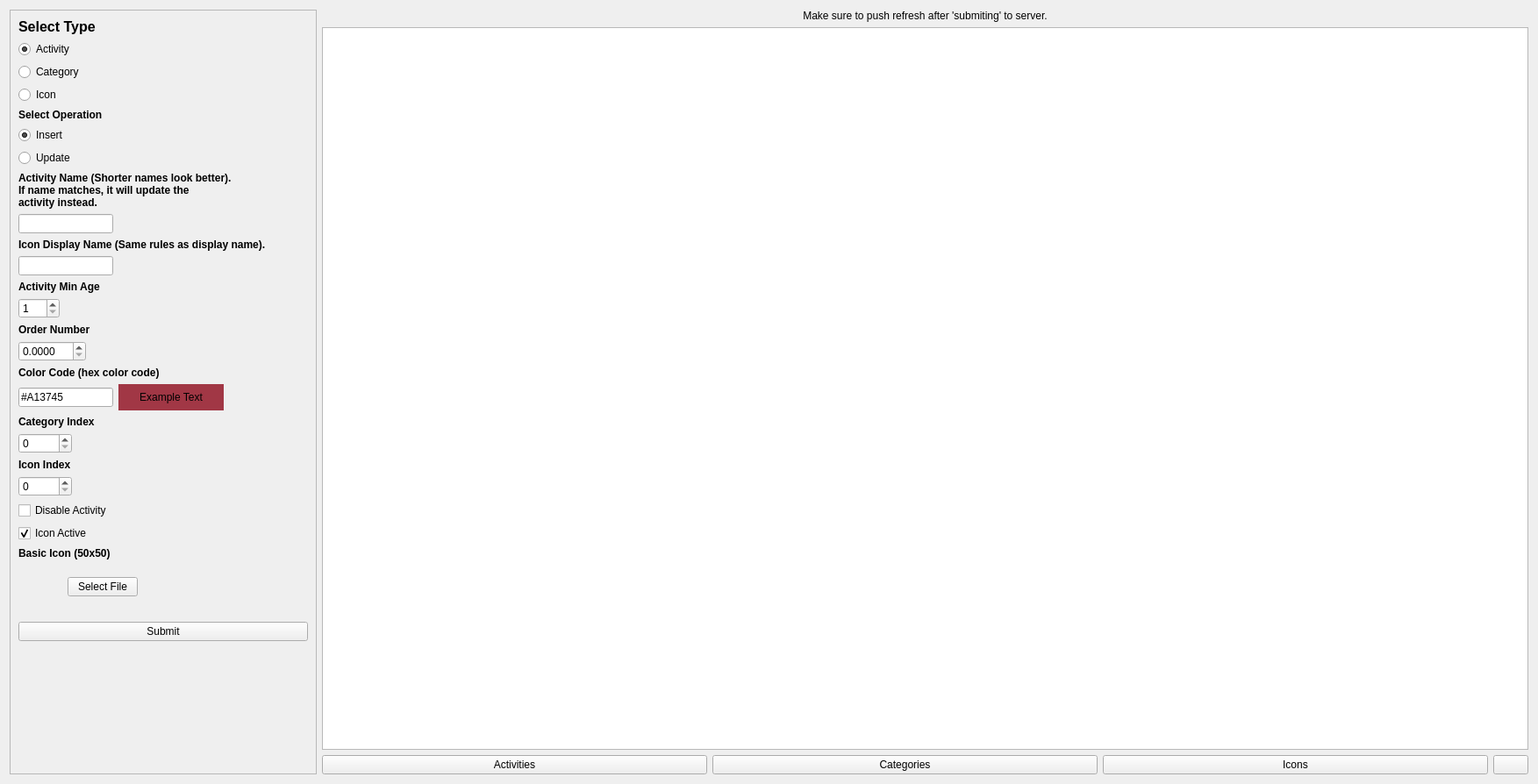
<?xml version="1.0" encoding="UTF-8"?>
<ui version="4.0">
 <class>SetFieldsWindow</class>
 <widget class="QWidget" name="SetFieldsWindow">
  <property name="geometry">
   <rect>
    <x>0</x>
    <y>0</y>
    <width>1753</width>
    <height>894</height>
   </rect>
  </property>
  <property name="windowTitle">
   <string>Set Fields Window</string>
  </property>
  <layout class="QHBoxLayout" name="horizontalLayout">
   <item>
    <widget class="QScrollArea" name="setFieldsScrollArea">
     <property name="sizePolicy">
      <sizepolicy hsizetype="Fixed" vsizetype="Expanding">
       <horstretch>0</horstretch>
       <verstretch>0</verstretch>
      </sizepolicy>
     </property>
     <property name="minimumSize">
      <size>
       <width>350</width>
       <height>0</height>
      </size>
     </property>
     <property name="horizontalScrollBarPolicy">
      <enum>Qt::ScrollBarAsNeeded</enum>
     </property>
     <property name="sizeAdjustPolicy">
      <enum>QAbstractScrollArea::AdjustIgnored</enum>
     </property>
     <property name="widgetResizable">
      <bool>true</bool>
     </property>
     <widget class="QWidget" name="setFieldsScrollAreaWidgetContents">
      <property name="geometry">
       <rect>
        <x>0</x>
        <y>0</y>
        <width>362</width>
        <height>860</height>
       </rect>
      </property>
      <layout class="QVBoxLayout" name="verticalLayout_4">
       <property name="sizeConstraint">
        <enum>QLayout::SetMaximumSize</enum>
       </property>
       <item>
        <widget class="QLabel" name="selectTypeTitleLabel">
         <property name="sizePolicy">
          <sizepolicy hsizetype="Fixed" vsizetype="Fixed">
           <horstretch>0</horstretch>
           <verstretch>0</verstretch>
          </sizepolicy>
         </property>
         <property name="styleSheet">
          <string notr="true">font: 12pt;
font-weight: bold;</string>
         </property>
         <property name="text">
          <string>Select Type</string>
         </property>
        </widget>
       </item>
       <item>
        <widget class="QWidget" name="selectTypeVerticalWidget" native="true">
         <property name="sizePolicy">
          <sizepolicy hsizetype="Fixed" vsizetype="Fixed">
           <horstretch>0</horstretch>
           <verstretch>0</verstretch>
          </sizepolicy>
         </property>
         <layout class="QVBoxLayout" name="verticalLayout_2">
          <property name="sizeConstraint">
           <enum>QLayout::SetMinimumSize</enum>
          </property>
          <property name="leftMargin">
           <number>0</number>
          </property>
          <property name="topMargin">
           <number>0</number>
          </property>
          <property name="rightMargin">
           <number>0</number>
          </property>
          <property name="bottomMargin">
           <number>0</number>
          </property>
          <item>
           <widget class="QRadioButton" name="selectTypeActivityRadioButton">
            <property name="sizePolicy">
             <sizepolicy hsizetype="Fixed" vsizetype="Fixed">
              <horstretch>0</horstretch>
              <verstretch>0</verstretch>
             </sizepolicy>
            </property>
            <property name="text">
             <string>Activity</string>
            </property>
            <property name="checked">
             <bool>true</bool>
            </property>
           </widget>
          </item>
          <item>
           <widget class="QRadioButton" name="selectTypeCategoryRadioButton">
            <property name="sizePolicy">
             <sizepolicy hsizetype="Fixed" vsizetype="Fixed">
              <horstretch>0</horstretch>
              <verstretch>0</verstretch>
             </sizepolicy>
            </property>
            <property name="text">
             <string>Category</string>
            </property>
           </widget>
          </item>
          <item>
           <widget class="QRadioButton" name="selectTypeIconRadioButton">
            <property name="sizePolicy">
             <sizepolicy hsizetype="Fixed" vsizetype="Fixed">
              <horstretch>0</horstretch>
              <verstretch>0</verstretch>
             </sizepolicy>
            </property>
            <property name="text">
             <string>Icon</string>
            </property>
           </widget>
          </item>
         </layout>
        </widget>
       </item>
       <item>
        <widget class="QLabel" name="selectOperationTitleLabel">
         <property name="sizePolicy">
          <sizepolicy hsizetype="Fixed" vsizetype="Fixed">
           <horstretch>0</horstretch>
           <verstretch>0</verstretch>
          </sizepolicy>
         </property>
         <property name="styleSheet">
          <string notr="true">font: 12 tp;
font-weight: bold;</string>
         </property>
         <property name="text">
          <string>Select Operation</string>
         </property>
        </widget>
       </item>
       <item>
        <widget class="QWidget" name="selectOperationVerticalWidget" native="true">
         <property name="sizePolicy">
          <sizepolicy hsizetype="Fixed" vsizetype="Fixed">
           <horstretch>0</horstretch>
           <verstretch>0</verstretch>
          </sizepolicy>
         </property>
         <layout class="QVBoxLayout" name="verticalLayout_3">
          <property name="leftMargin">
           <number>0</number>
          </property>
          <property name="topMargin">
           <number>0</number>
          </property>
          <property name="rightMargin">
           <number>0</number>
          </property>
          <property name="bottomMargin">
           <number>0</number>
          </property>
          <item>
           <widget class="QRadioButton" name="selectOperationInsertRadioButton">
            <property name="sizePolicy">
             <sizepolicy hsizetype="Fixed" vsizetype="Fixed">
              <horstretch>0</horstretch>
              <verstretch>0</verstretch>
             </sizepolicy>
            </property>
            <property name="text">
             <string>Insert</string>
            </property>
            <property name="checked">
             <bool>true</bool>
            </property>
           </widget>
          </item>
          <item>
           <widget class="QRadioButton" name="selectOperationUpdateRadioButton">
            <property name="sizePolicy">
             <sizepolicy hsizetype="Fixed" vsizetype="Fixed">
              <horstretch>0</horstretch>
              <verstretch>0</verstretch>
             </sizepolicy>
            </property>
            <property name="text">
             <string>Update</string>
            </property>
           </widget>
          </item>
         </layout>
        </widget>
       </item>
       <item>
        <widget class="QLabel" name="activityNameTitleLabel">
         <property name="sizePolicy">
          <sizepolicy hsizetype="Fixed" vsizetype="Fixed">
           <horstretch>0</horstretch>
           <verstretch>0</verstretch>
          </sizepolicy>
         </property>
         <property name="styleSheet">
          <string notr="true">font: 12 tp;
font-weight: bold;</string>
         </property>
         <property name="text">
          <string>Activity Name (Shorter names look better).
If name matches, it will update the
activity instead.</string>
         </property>
        </widget>
       </item>
       <item>
        <widget class="QLineEdit" name="activityNameLineEdit">
         <property name="sizePolicy">
          <sizepolicy hsizetype="Fixed" vsizetype="Fixed">
           <horstretch>0</horstretch>
           <verstretch>0</verstretch>
          </sizepolicy>
         </property>
         <property name="maxLength">
          <number>26</number>
         </property>
        </widget>
       </item>
       <item>
        <widget class="QLabel" name="iconDisplayNameTitleLabel">
         <property name="sizePolicy">
          <sizepolicy hsizetype="Fixed" vsizetype="Fixed">
           <horstretch>0</horstretch>
           <verstretch>0</verstretch>
          </sizepolicy>
         </property>
         <property name="font">
          <font>
           <weight>75</weight>
           <bold>true</bold>
          </font>
         </property>
         <property name="text">
          <string>Icon Display Name (Same rules as display name).</string>
         </property>
        </widget>
       </item>
       <item>
        <widget class="QLineEdit" name="iconDisplayNameLineEdit">
         <property name="sizePolicy">
          <sizepolicy hsizetype="Fixed" vsizetype="Fixed">
           <horstretch>0</horstretch>
           <verstretch>0</verstretch>
          </sizepolicy>
         </property>
        </widget>
       </item>
       <item>
        <widget class="QLabel" name="activityMinAgeTitleLabel">
         <property name="sizePolicy">
          <sizepolicy hsizetype="Fixed" vsizetype="Fixed">
           <horstretch>0</horstretch>
           <verstretch>0</verstretch>
          </sizepolicy>
         </property>
         <property name="styleSheet">
          <string notr="true">font: 12 tp;
font-weight: bold;</string>
         </property>
         <property name="text">
          <string>Activity Min Age</string>
         </property>
        </widget>
       </item>
       <item>
        <widget class="QSpinBox" name="activityMinAgeSpinBox">
         <property name="sizePolicy">
          <sizepolicy hsizetype="Fixed" vsizetype="Fixed">
           <horstretch>0</horstretch>
           <verstretch>0</verstretch>
          </sizepolicy>
         </property>
         <property name="minimum">
          <number>1</number>
         </property>
         <property name="maximum">
          <number>120</number>
         </property>
        </widget>
       </item>
       <item>
        <widget class="QLabel" name="categoryOrderNumberLabel">
         <property name="sizePolicy">
          <sizepolicy hsizetype="Fixed" vsizetype="Preferred">
           <horstretch>0</horstretch>
           <verstretch>0</verstretch>
          </sizepolicy>
         </property>
         <property name="font">
          <font>
           <weight>75</weight>
           <bold>true</bold>
          </font>
         </property>
         <property name="text">
          <string>Order Number</string>
         </property>
        </widget>
       </item>
       <item>
        <widget class="QDoubleSpinBox" name="categoryOrderNumberDoubleSpinBox">
         <property name="sizePolicy">
          <sizepolicy hsizetype="Fixed" vsizetype="Fixed">
           <horstretch>0</horstretch>
           <verstretch>0</verstretch>
          </sizepolicy>
         </property>
         <property name="decimals">
          <number>4</number>
         </property>
         <property name="maximum">
          <double>999.999900000000025</double>
         </property>
        </widget>
       </item>
       <item>
        <widget class="QLabel" name="colorCodeTitleLabel">
         <property name="sizePolicy">
          <sizepolicy hsizetype="Fixed" vsizetype="Preferred">
           <horstretch>0</horstretch>
           <verstretch>0</verstretch>
          </sizepolicy>
         </property>
         <property name="styleSheet">
          <string notr="true">font: 12 tp;
font-weight: bold;</string>
         </property>
         <property name="text">
          <string>Color Code (hex color code)</string>
         </property>
        </widget>
       </item>
       <item>
        <widget class="QWidget" name="colorCodeHorizontalWidget" native="true">
         <property name="sizePolicy">
          <sizepolicy hsizetype="Fixed" vsizetype="Fixed">
           <horstretch>0</horstretch>
           <verstretch>0</verstretch>
          </sizepolicy>
         </property>
         <layout class="QHBoxLayout" name="colorCodeHorizontalLayout">
          <property name="leftMargin">
           <number>0</number>
          </property>
          <property name="topMargin">
           <number>0</number>
          </property>
          <property name="rightMargin">
           <number>0</number>
          </property>
          <property name="bottomMargin">
           <number>0</number>
          </property>
          <item>
           <widget class="QLineEdit" name="colorCodeLineEdit">
            <property name="sizePolicy">
             <sizepolicy hsizetype="Fixed" vsizetype="Fixed">
              <horstretch>0</horstretch>
              <verstretch>0</verstretch>
             </sizepolicy>
            </property>
            <property name="text">
             <string>#A13745</string>
            </property>
            <property name="maxLength">
             <number>7</number>
            </property>
            <property name="cursorPosition">
             <number>7</number>
            </property>
           </widget>
          </item>
          <item>
           <widget class="QLabel" name="colorCodeShowColorLabel">
            <property name="sizePolicy">
             <sizepolicy hsizetype="Fixed" vsizetype="Fixed">
              <horstretch>0</horstretch>
              <verstretch>0</verstretch>
             </sizepolicy>
            </property>
            <property name="minimumSize">
             <size>
              <width>120</width>
              <height>30</height>
             </size>
            </property>
            <property name="styleSheet">
             <string notr="true">background-color : #a13745;</string>
            </property>
            <property name="text">
             <string>Example Text</string>
            </property>
            <property name="textFormat">
             <enum>Qt::PlainText</enum>
            </property>
            <property name="alignment">
             <set>Qt::AlignCenter</set>
            </property>
           </widget>
          </item>
         </layout>
        </widget>
       </item>
       <item>
        <widget class="QLabel" name="categoryIndexTitleLabel">
         <property name="sizePolicy">
          <sizepolicy hsizetype="Fixed" vsizetype="Preferred">
           <horstretch>0</horstretch>
           <verstretch>0</verstretch>
          </sizepolicy>
         </property>
         <property name="styleSheet">
          <string notr="true">font: 12 tp;
font-weight: bold;</string>
         </property>
         <property name="text">
          <string>Category Index</string>
         </property>
        </widget>
       </item>
       <item>
        <widget class="QSpinBox" name="categoryIndexSpinBox">
         <property name="sizePolicy">
          <sizepolicy hsizetype="Fixed" vsizetype="Fixed">
           <horstretch>0</horstretch>
           <verstretch>0</verstretch>
          </sizepolicy>
         </property>
         <property name="maximum">
          <number>99999</number>
         </property>
        </widget>
       </item>
       <item>
        <widget class="QLabel" name="iconIndexTitleLabel">
         <property name="sizePolicy">
          <sizepolicy hsizetype="Fixed" vsizetype="Preferred">
           <horstretch>0</horstretch>
           <verstretch>0</verstretch>
          </sizepolicy>
         </property>
         <property name="styleSheet">
          <string notr="true">font: 12 tp;
font-weight: bold;</string>
         </property>
         <property name="text">
          <string>Icon Index</string>
         </property>
        </widget>
       </item>
       <item>
        <widget class="QSpinBox" name="iconIndexSpinBox">
         <property name="sizePolicy">
          <sizepolicy hsizetype="Fixed" vsizetype="Fixed">
           <horstretch>0</horstretch>
           <verstretch>0</verstretch>
          </sizepolicy>
         </property>
         <property name="maximum">
          <number>99999</number>
         </property>
        </widget>
       </item>
       <item>
        <widget class="QCheckBox" name="deleteActivityCheckBox">
         <property name="sizePolicy">
          <sizepolicy hsizetype="Fixed" vsizetype="Fixed">
           <horstretch>0</horstretch>
           <verstretch>0</verstretch>
          </sizepolicy>
         </property>
         <property name="text">
          <string>Disable Activity</string>
         </property>
        </widget>
       </item>
       <item>
        <widget class="QCheckBox" name="iconActiveCheckBox">
         <property name="sizePolicy">
          <sizepolicy hsizetype="Fixed" vsizetype="Fixed">
           <horstretch>0</horstretch>
           <verstretch>0</verstretch>
          </sizepolicy>
         </property>
         <property name="text">
          <string>Icon Active</string>
         </property>
         <property name="checked">
          <bool>true</bool>
         </property>
        </widget>
       </item>
       <item>
        <widget class="QLabel" name="basicIconTitleLabel">
         <property name="sizePolicy">
          <sizepolicy hsizetype="Fixed" vsizetype="Minimum">
           <horstretch>0</horstretch>
           <verstretch>0</verstretch>
          </sizepolicy>
         </property>
         <property name="styleSheet">
          <string notr="true">font: 12 tp;
font-weight: bold;</string>
         </property>
         <property name="text">
          <string>Basic Icon (50x50)</string>
         </property>
        </widget>
       </item>
       <item>
        <widget class="QWidget" name="basicIconHorizontalWidget" native="true">
         <property name="sizePolicy">
          <sizepolicy hsizetype="Minimum" vsizetype="Fixed">
           <horstretch>0</horstretch>
           <verstretch>0</verstretch>
          </sizepolicy>
         </property>
         <layout class="QHBoxLayout" name="horizontalLayout_4">
          <property name="sizeConstraint">
           <enum>QLayout::SetMinimumSize</enum>
          </property>
          <property name="leftMargin">
           <number>0</number>
          </property>
          <property name="topMargin">
           <number>0</number>
          </property>
          <item>
           <widget class="QLabel" name="basicIconDisplayIconLabel">
            <property name="minimumSize">
             <size>
              <width>50</width>
              <height>50</height>
             </size>
            </property>
            <property name="maximumSize">
             <size>
              <width>50</width>
              <height>50</height>
             </size>
            </property>
            <property name="text">
             <string/>
            </property>
            <property name="pixmap">
             <pixmap resource="../../../Resources/resource.qrc">:/empty_icon.png</pixmap>
            </property>
           </widget>
          </item>
          <item>
           <widget class="QPushButton" name="basicIconPushButton">
            <property name="text">
             <string>Select File</string>
            </property>
           </widget>
          </item>
          <item>
           <spacer name="horizontalSpacer">
            <property name="orientation">
             <enum>Qt::Horizontal</enum>
            </property>
            <property name="sizeHint" stdset="0">
             <size>
              <width>40</width>
              <height>20</height>
             </size>
            </property>
           </spacer>
          </item>
         </layout>
        </widget>
       </item>
       <item>
        <widget class="QPushButton" name="setFieldsSubmitPushButton">
         <property name="sizePolicy">
          <sizepolicy hsizetype="Preferred" vsizetype="Fixed">
           <horstretch>0</horstretch>
           <verstretch>0</verstretch>
          </sizepolicy>
         </property>
         <property name="text">
          <string>Submit</string>
         </property>
        </widget>
       </item>
       <item>
        <spacer name="setFieldVerticalSpacer">
         <property name="orientation">
          <enum>Qt::Vertical</enum>
         </property>
         <property name="sizeHint" stdset="0">
          <size>
           <width>20</width>
           <height>40</height>
          </size>
         </property>
        </spacer>
       </item>
      </layout>
     </widget>
    </widget>
   </item>
   <item>
    <layout class="QVBoxLayout" name="viewFieldsVerticalLayout">
     <item>
      <widget class="QLabel" name="viewFieldsTitleLabel">
       <property name="text">
        <string>Make sure to push refresh after 'submiting' to server.</string>
       </property>
       <property name="alignment">
        <set>Qt::AlignCenter</set>
       </property>
      </widget>
     </item>
     <item>
      <widget class="QTreeWidget" name="viewFieldsTreeWidget">
       <property name="font">
        <font>
         <pointsize>16</pointsize>
        </font>
       </property>
       <property name="iconSize">
        <size>
         <width>100</width>
         <height>100</height>
        </size>
       </property>
       <property name="headerHidden">
        <bool>true</bool>
       </property>
       <column>
        <property name="text">
         <string notr="true">1</string>
        </property>
       </column>
      </widget>
     </item>
     <item>
      <layout class="QHBoxLayout" name="viewFieldsButtonsHorizontalLayout">
       <item>
        <widget class="QPushButton" name="viewFieldsActivitiesPushButton">
         <property name="text">
          <string>Activities</string>
         </property>
        </widget>
       </item>
       <item>
        <widget class="QPushButton" name="viewFieldsCategoriesPushButton">
         <property name="text">
          <string>Categories</string>
         </property>
        </widget>
       </item>
       <item>
        <widget class="QPushButton" name="viewFieldsIconsPushButton">
         <property name="text">
          <string>Icons</string>
         </property>
        </widget>
       </item>
       <item>
        <widget class="QPushButton" name="viewFieldsRefreshPushButton">
         <property name="sizePolicy">
          <sizepolicy hsizetype="Fixed" vsizetype="Fixed">
           <horstretch>0</horstretch>
           <verstretch>0</verstretch>
          </sizepolicy>
         </property>
         <property name="text">
          <string/>
         </property>
         <property name="icon">
          <iconset resource="../../../Resources/resource.qrc">
           <normaloff>:/refresh.svg</normaloff>:/refresh.svg</iconset>
         </property>
        </widget>
       </item>
      </layout>
     </item>
    </layout>
   </item>
  </layout>
 </widget>
 <resources>
  <include location="../../../Resources/resource.qrc"/>
 </resources>
 <connections/>
</ui>
